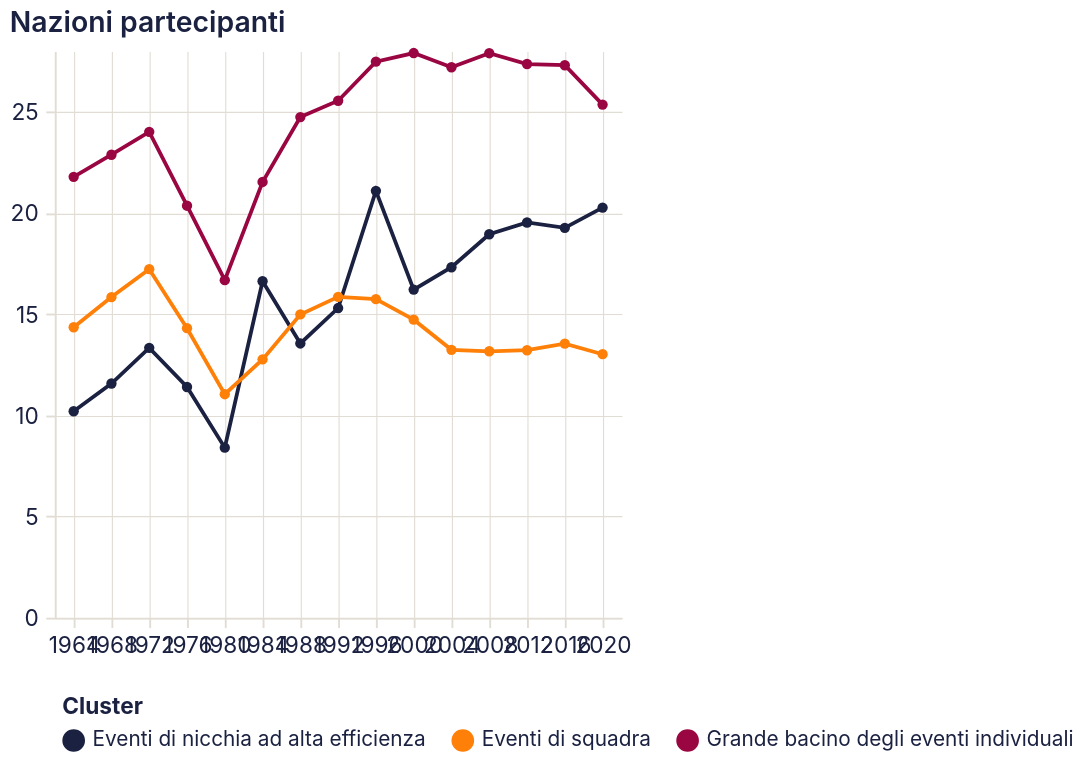

The specification (Vega-Lite) saved for this image:
### Vega-Lite specification from a JSON file in a GitHub repository (floating-point values rounded to 4 significant figures)
{"$schema": "https://vega.github.io/schema/vega-lite/v5.20.1.json", "config": {"arc": {"fill": "#1b2140"}, "area": {"fill": "#1b2140", "fillOpacity": 0.15, "line": true}, "axis": {"domainColor": "#e2ddd4", "grid": true, "gridColor": "#e2ddd4", "gridWidth": 0.6, "labelAngle": 0, "labelColor": "#1b2140", "labelFont": "Inter, system-ui, -apple-system, BlinkMacSystemFont, 'Segoe UI', Roboto, sans-serif", "labelFontSize": 12, "labelFontWeight": 400, "labelPadding": 4, "tickColor": "#e2ddd4", "tickSize": 5, "titleColor": "#1b2140", "titleFont": "Inter, system-ui, -apple-system, BlinkMacSystemFont, 'Segoe UI', Roboto, sans-serif", "titleFontSize": 12, "titleFontWeight": 600}, "axisBand": {"grid": false}, "background": "transparent", "bar": {"fill": "#1b2140"}, "legend": {"labelColor": "#1b2140", "labelFont": "Inter, system-ui, -apple-system, BlinkMacSystemFont, 'Segoe UI', Roboto, sans-serif", "labelFontSize": 11, "padding": 4, "symbolType": "circle", "titleColor": "#1b2140", "titleFont": "Inter, system-ui, -apple-system, BlinkMacSystemFont, 'Segoe UI', Roboto, sans-serif", "titleFontSize": 12}, "line": {"stroke": "#1b2140", "strokeWidth": 2}, "mark": {"color": "#1b2140"}, "path": {"stroke": "#1b2140"}, "point": {"fill": "#1b2140", "filled": true}, "range": {"category": ["#1b2140", "#ff8009", "#9a0641", "#ffe34a", "#e7b6af", "#0088b0", "#e03830"]}, "rect": {"fill": "#1b2140"}, "shape": {"stroke": "#1b2140"}, "symbol": {"fill": "#1b2140"}, "title": {"anchor": "start", "color": "#1b2140", "font": "Inter, system-ui, -apple-system, BlinkMacSystemFont, 'Segoe UI', Roboto, sans-serif", "fontSize": 15, "fontWeight": 600, "subtitleColor": "#1b2140", "subtitleFont": "Inter, system-ui, -apple-system, BlinkMacSystemFont, 'Segoe UI', Roboto, sans-serif"}, "view": {"continuousHeight": 300, "continuousWidth": 400, "fill": null, "stroke": null}}, "data": {"name": "data-f41f5a4de0c04ddddabcd6e5c421bfa8"}, "datasets": {"data-f41f5a4de0c04ddddabcd6e5c421bfa8": [{"cluster_k3": "Eventi di nicchia ad alta efficienza", "gold_per_athlete": 0.3125, "gold_per_athlete_norm": 1.01, "gold_per_popul": 1.003e-07, "gold_per_popul_norm": 1.982, "n_athletes": 17.2, "n_athletes_norm": 0.7303, "n_nations": 10.2, "n_nations_norm": 0.6567, "year": 1964}, {"cluster_k3": "Eventi di nicchia ad alta efficienza", "gold_per_athlete": 0.3, "gold_per_athlete_norm": 0.9698, "gold_per_popul": 7.395e-08, "gold_per_popul_norm": 1.461, "n_athletes": 21.71, "n_athletes_norm": 0.9219, "n_nations": 11.57, "n_nations_norm": 0.745, "year": 1968}, {"cluster_k3": "Eventi di nicchia ad alta efficienza", "gold_per_athlete": 0.3, "gold_per_athlete_norm": 0.9698, "gold_per_popul": 3.515e-08, "gold_per_popul_norm": 0.6945, "n_athletes": 23.33, "n_athletes_norm": 0.9907, "n_nations": 13.33, "n_nations_norm": 0.8584, "year": 1972}, {"cluster_k3": "Eventi di nicchia ad alta efficienza", "gold_per_athlete": 0.3, "gold_per_athlete_norm": 0.9698, "gold_per_popul": 4.589e-08, "gold_per_popul_norm": 0.9066, "n_athletes": 20.6, "n_athletes_norm": 0.8746, "n_nations": 11.4, "n_nations_norm": 0.7339, "year": 1976}, {"cluster_k3": "Eventi di nicchia ad alta efficienza", "gold_per_athlete": 0.5556, "gold_per_athlete_norm": 1.796, "gold_per_popul": 1.323e-07, "gold_per_popul_norm": 2.613, "n_athletes": 15.2, "n_athletes_norm": 0.6453, "n_nations": 8.4, "n_nations_norm": 0.5408, "year": 1980}, {"cluster_k3": "Eventi di nicchia ad alta efficienza", "gold_per_athlete": 0.35, "gold_per_athlete_norm": 1.131, "gold_per_popul": 1.851e-08, "gold_per_popul_norm": 0.3658, "n_athletes": 28.0, "n_athletes_norm": 1.189, "n_nations": 16.62, "n_nations_norm": 1.07, "year": 1984}, {"cluster_k3": "Eventi di nicchia ad alta efficienza", "gold_per_athlete": 0.2754, "gold_per_athlete_norm": 0.8903, "gold_per_popul": 5.342e-08, "gold_per_popul_norm": 1.055, "n_athletes": 20.75, "n_athletes_norm": 0.881, "n_nations": 13.55, "n_nations_norm": 0.8723, "year": 1988}, {"cluster_k3": "Eventi di nicchia ad alta efficienza", "gold_per_athlete": 0.2951, "gold_per_athlete_norm": 0.954, "gold_per_popul": 8.659e-08, "gold_per_popul_norm": 1.711, "n_athletes": 23.9, "n_athletes_norm": 1.015, "n_nations": 15.3, "n_nations_norm": 0.985, "year": 1992}, {"cluster_k3": "Eventi di nicchia ad alta efficienza", "gold_per_athlete": 0.2894, "gold_per_athlete_norm": 0.9355, "gold_per_popul": 2.553e-08, "gold_per_popul_norm": 0.5045, "n_athletes": 33.18, "n_athletes_norm": 1.409, "n_nations": 21.09, "n_nations_norm": 1.358, "year": 1996}, {"cluster_k3": "Eventi di nicchia ad alta efficienza", "gold_per_athlete": 0.1937, "gold_per_athlete_norm": 0.6262, "gold_per_popul": 3.143e-08, "gold_per_popul_norm": 0.621, "n_athletes": 22.47, "n_athletes_norm": 0.9542, "n_nations": 16.21, "n_nations_norm": 1.044, "year": 2000}, {"cluster_k3": "Eventi di nicchia ad alta efficienza", "gold_per_athlete": 0.3235, "gold_per_athlete_norm": 1.046, "gold_per_popul": 2.115e-08, "gold_per_popul_norm": 0.4178, "n_athletes": 23.95, "n_athletes_norm": 1.017, "n_nations": 17.32, "n_nations_norm": 1.115, "year": 2004}, {"cluster_k3": "Eventi di nicchia ad alta efficienza", "gold_per_athlete": 0.2292, "gold_per_athlete_norm": 0.741, "gold_per_popul": 1.608e-08, "gold_per_popul_norm": 0.3177, "n_athletes": 25.11, "n_athletes_norm": 1.066, "n_nations": 18.95, "n_nations_norm": 1.22, "year": 2008}, {"cluster_k3": "Eventi di nicchia ad alta efficienza", "gold_per_athlete": 0.2869, "gold_per_athlete_norm": 0.9274, "gold_per_popul": 2.736e-08, "gold_per_popul_norm": 0.5405, "n_athletes": 25.26, "n_athletes_norm": 1.073, "n_nations": 19.53, "n_nations_norm": 1.257, "year": 2012}, {"cluster_k3": "Eventi di nicchia ad alta efficienza", "gold_per_athlete": 0.3564, "gold_per_athlete_norm": 1.152, "gold_per_popul": 4.212e-08, "gold_per_popul_norm": 0.8321, "n_athletes": 25.58, "n_athletes_norm": 1.086, "n_nations": 19.26, "n_nations_norm": 1.24, "year": 2016}, {"cluster_k3": "Eventi di nicchia ad alta efficienza", "gold_per_athlete": 0.2723, "gold_per_athlete_norm": 0.8803, "gold_per_popul": 4.949e-08, "gold_per_popul_norm": 0.9778, "n_athletes": 27.05, "n_athletes_norm": 1.149, "n_nations": 20.26, "n_nations_norm": 1.305, "year": 2020}, {"cluster_k3": "Eventi di squadra", "gold_per_athlete": 0.07701, "gold_per_athlete_norm": 1.146, "gold_per_popul": 3.325e-07, "gold_per_popul_norm": 4.571, "n_athletes": 14.35, "n_athletes_norm": 1.003, "n_nations": 14.35, "n_nations_norm": 1.011, "year": 1964}, {"cluster_k3": "Eventi di squadra", "gold_per_athlete": 0.07072, "gold_per_athlete_norm": 1.053, "gold_per_popul": 5.252e-08, "gold_per_popul_norm": 0.722, "n_athletes": 15.76, "n_athletes_norm": 1.102, "n_nations": 15.84, "n_nations_norm": 1.116, "year": 1968}, {"cluster_k3": "Eventi di squadra", "gold_per_athlete": 0.0623, "gold_per_athlete_norm": 0.9274, "gold_per_popul": 4.122e-08, "gold_per_popul_norm": 0.5666, "n_athletes": 17.51, "n_athletes_norm": 1.224, "n_nations": 17.22, "n_nations_norm": 1.213, "year": 1972}, {"cluster_k3": "Eventi di squadra", "gold_per_athlete": 0.06103, "gold_per_athlete_norm": 0.9085, "gold_per_popul": 6.826e-08, "gold_per_popul_norm": 0.9384, "n_athletes": 14.3, "n_athletes_norm": 0.9998, "n_nations": 14.3, "n_nations_norm": 1.007, "year": 1976}, {"cluster_k3": "Eventi di squadra", "gold_per_athlete": 0.05828, "gold_per_athlete_norm": 0.8675, "gold_per_popul": 5.934e-08, "gold_per_popul_norm": 0.8157, "n_athletes": 11.04, "n_athletes_norm": 0.7718, "n_nations": 11.04, "n_nations_norm": 0.7777, "year": 1980}, {"cluster_k3": "Eventi di squadra", "gold_per_athlete": 0.06807, "gold_per_athlete_norm": 1.013, "gold_per_popul": 4.625e-08, "gold_per_popul_norm": 0.6359, "n_athletes": 12.76, "n_athletes_norm": 0.8921, "n_nations": 12.76, "n_nations_norm": 0.8989, "year": 1984}, {"cluster_k3": "Eventi di squadra", "gold_per_athlete": 0.06579, "gold_per_athlete_norm": 0.9793, "gold_per_popul": 3.648e-08, "gold_per_popul_norm": 0.5016, "n_athletes": 14.98, "n_athletes_norm": 1.047, "n_nations": 14.98, "n_nations_norm": 1.055, "year": 1988}, {"cluster_k3": "Eventi di squadra", "gold_per_athlete": 0.06389, "gold_per_athlete_norm": 0.951, "gold_per_popul": 2.27e-08, "gold_per_popul_norm": 0.312, "n_athletes": 16.0, "n_athletes_norm": 1.118, "n_nations": 15.85, "n_nations_norm": 1.116, "year": 1992}, {"cluster_k3": "Eventi di squadra", "gold_per_athlete": 0.0589, "gold_per_athlete_norm": 0.8768, "gold_per_popul": 3.142e-08, "gold_per_popul_norm": 0.4319, "n_athletes": 15.93, "n_athletes_norm": 1.113, "n_nations": 15.74, "n_nations_norm": 1.108, "year": 1996}, {"cluster_k3": "Eventi di squadra", "gold_per_athlete": 0.07045, "gold_per_athlete_norm": 1.049, "gold_per_popul": 1.019e-07, "gold_per_popul_norm": 1.401, "n_athletes": 14.88, "n_athletes_norm": 1.04, "n_nations": 14.72, "n_nations_norm": 1.037, "year": 2000}, {"cluster_k3": "Eventi di squadra", "gold_per_athlete": 0.07583, "gold_per_athlete_norm": 1.129, "gold_per_popul": 5.134e-08, "gold_per_popul_norm": 0.7058, "n_athletes": 13.45, "n_athletes_norm": 0.9404, "n_nations": 13.24, "n_nations_norm": 0.9322, "year": 2004}, {"cluster_k3": "Eventi di squadra", "gold_per_athlete": 0.06911, "gold_per_athlete_norm": 1.029, "gold_per_popul": 5.193e-08, "gold_per_popul_norm": 0.7139, "n_athletes": 13.36, "n_athletes_norm": 0.934, "n_nations": 13.16, "n_nations_norm": 0.927, "year": 2008}, {"cluster_k3": "Eventi di squadra", "gold_per_athlete": 0.0604, "gold_per_athlete_norm": 0.8991, "gold_per_popul": 9.806e-08, "gold_per_popul_norm": 1.348, "n_athletes": 13.41, "n_athletes_norm": 0.9374, "n_nations": 13.22, "n_nations_norm": 0.9307, "year": 2012}, {"cluster_k3": "Eventi di squadra", "gold_per_athlete": 0.07088, "gold_per_athlete_norm": 1.055, "gold_per_popul": 4.381e-08, "gold_per_popul_norm": 0.6023, "n_athletes": 13.68, "n_athletes_norm": 0.9561, "n_nations": 13.54, "n_nations_norm": 0.9535, "year": 2016}, {"cluster_k3": "Eventi di squadra", "gold_per_athlete": 0.075, "gold_per_athlete_norm": 1.116, "gold_per_popul": 5.334e-08, "gold_per_popul_norm": 0.7334, "n_athletes": 13.18, "n_athletes_norm": 0.9209, "n_nations": 13.02, "n_nations_norm": 0.9169, "year": 2020}, {"cluster_k3": "Grande bacino degli eventi individuali", "gold_per_athlete": 0.08377, "gold_per_athlete_norm": 0.9495, "gold_per_popul": 4.763e-08, "gold_per_popul_norm": 0.7655, "n_athletes": 40.15, "n_athletes_norm": 1.05, "n_nations": 21.78, "n_nations_norm": 0.888, "year": 1964}, {"cluster_k3": "Grande bacino degli eventi individuali", "gold_per_athlete": 0.08223, "gold_per_athlete_norm": 0.9321, "gold_per_popul": 3.715e-08, "gold_per_popul_norm": 0.5971, "n_athletes": 41.51, "n_athletes_norm": 1.086, "n_nations": 22.88, "n_nations_norm": 0.9325, "year": 1968}, {"cluster_k3": "Grande bacino degli eventi individuali", "gold_per_athlete": 0.0787, "gold_per_athlete_norm": 0.892, "gold_per_popul": 5.496e-08, "gold_per_popul_norm": 0.8833, "n_athletes": 42.24, "n_athletes_norm": 1.105, "n_nations": 24.01, "n_nations_norm": 0.9786, "year": 1972}, {"cluster_k3": "Grande bacino degli eventi individuali", "gold_per_athlete": 0.08554, "gold_per_athlete_norm": 0.9696, "gold_per_popul": 6.846e-08, "gold_per_popul_norm": 1.1, "n_athletes": 35.16, "n_athletes_norm": 0.9196, "n_nations": 20.36, "n_nations_norm": 0.8298, "year": 1976}, {"cluster_k3": "Grande bacino degli eventi individuali", "gold_per_athlete": 0.08897, "gold_per_athlete_norm": 1.008, "gold_per_popul": 7.958e-08, "gold_per_popul_norm": 1.279, "n_athletes": 27.34, "n_athletes_norm": 0.7152, "n_nations": 16.68, "n_nations_norm": 0.6799, "year": 1980}, {"cluster_k3": "Grande bacino degli eventi individuali", "gold_per_athlete": 0.07708, "gold_per_athlete_norm": 0.8737, "gold_per_popul": 3.238e-08, "gold_per_popul_norm": 0.5204, "n_athletes": 34.14, "n_athletes_norm": 0.8929, "n_nations": 21.53, "n_nations_norm": 0.8776, "year": 1984}, {"cluster_k3": "Grande bacino degli eventi individuali", "gold_per_athlete": 0.08007, "gold_per_athlete_norm": 0.9076, "gold_per_popul": 6.951e-08, "gold_per_popul_norm": 1.117, "n_athletes": 39.39, "n_athletes_norm": 1.03, "n_nations": 24.73, "n_nations_norm": 1.008, "year": 1988}, {"cluster_k3": "Grande bacino degli eventi individuali", "gold_per_athlete": 0.07509, "gold_per_athlete_norm": 0.8512, "gold_per_popul": 3.67e-08, "gold_per_popul_norm": 0.5899, "n_athletes": 39.95, "n_athletes_norm": 1.045, "n_nations": 25.54, "n_nations_norm": 1.041, "year": 1992}, {"cluster_k3": "Grande bacino degli eventi individuali", "gold_per_athlete": 0.08875, "gold_per_athlete_norm": 1.006, "gold_per_popul": 5.483e-08, "gold_per_popul_norm": 0.8812, "n_athletes": 41.56, "n_athletes_norm": 1.087, "n_nations": 27.48, "n_nations_norm": 1.12, "year": 1996}, {"cluster_k3": "Grande bacino degli eventi individuali", "gold_per_athlete": 0.1, "gold_per_athlete_norm": 1.134, "gold_per_popul": 7.072e-08, "gold_per_popul_norm": 1.137, "n_athletes": 40.09, "n_athletes_norm": 1.049, "n_nations": 27.9, "n_nations_norm": 1.137, "year": 2000}, {"cluster_k3": "Grande bacino degli eventi individuali", "gold_per_athlete": 0.08913, "gold_per_athlete_norm": 1.01, "gold_per_popul": 6.046e-08, "gold_per_popul_norm": 0.9716, "n_athletes": 39.13, "n_athletes_norm": 1.024, "n_nations": 27.2, "n_nations_norm": 1.109, "year": 2004}, {"cluster_k3": "Grande bacino degli eventi individuali", "gold_per_athlete": 0.09715, "gold_per_athlete_norm": 1.101, "gold_per_popul": 5.68e-08, "gold_per_popul_norm": 0.9128, "n_athletes": 39.43, "n_athletes_norm": 1.031, "n_nations": 27.89, "n_nations_norm": 1.137, "year": 2008}, {"cluster_k3": "Grande bacino degli eventi individuali", "gold_per_athlete": 0.0937, "gold_per_athlete_norm": 1.062, "gold_per_popul": 1.091e-07, "gold_per_popul_norm": 1.753, "n_athletes": 37.52, "n_athletes_norm": 0.9813, "n_nations": 27.36, "n_nations_norm": 1.115, "year": 2012}, {"cluster_k3": "Grande bacino degli eventi individuali", "gold_per_athlete": 0.09545, "gold_per_athlete_norm": 1.082, "gold_per_popul": 6.872e-08, "gold_per_popul_norm": 1.104, "n_athletes": 39.21, "n_athletes_norm": 1.026, "n_nations": 27.3, "n_nations_norm": 1.113, "year": 2016}, {"cluster_k3": "Grande bacino degli eventi individuali", "gold_per_athlete": 0.1077, "gold_per_athlete_norm": 1.221, "gold_per_popul": 8.633e-08, "gold_per_popul_norm": 1.387, "n_athletes": 36.69, "n_athletes_norm": 0.9597, "n_nations": 25.35, "n_nations_norm": 1.033, "year": 2020}]}, "encoding": {"color": {"field": "cluster_k3", "legend": {"columns": 3, "labelLimit": 300, "orient": "bottom"}, "sort": ["Eventi di nicchia ad alta efficienza", "Eventi di squadra", "Grande bacino degli eventi individuali"], "title": "Cluster", "type": "nominal"}, "tooltip": [{"field": "cluster_k3", "type": "nominal"}, {"field": "year", "type": "quantitative"}, {"field": "valore_plot", "format": ".2f", "type": "quantitative"}], "x": {"axis": {"labelAngle": 0}, "field": "year", "title": null, "type": "ordinal"}, "y": {"field": "valore_plot", "scale": {}, "title": null, "type": "quantitative"}}, "height": 300, "mark": {"point": true, "type": "line"}, "params": [{"bind": {"input": "radio", "name": "Visualizzazione: ", "options": ["Valori assoluti", "Valori normalizzati"]}, "name": "view_mode_n_nations", "value": "Valori assoluti"}], "title": "Nazioni partecipanti", "transform": [{"as": "valore_plot", "calculate": "view_mode_n_nations == 'Valori normalizzati' ? datum.n_nations_norm : datum.n_nations"}], "width": "container"}
